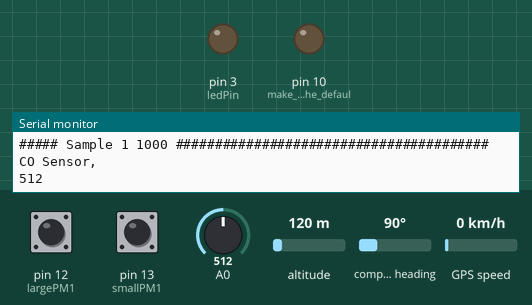
This sketch was run on a simulated Arduino Uno, built with avr-gcc and run on an emulated ATmega328P. Parts: output pins drawn as LEDs (lit = HIGH), the last lines printed to the serial monitor. Inputs (shaded band) come from the test bench; at power-on: A0 = 512, pin 12 (largePM1) HIGH, pin 13 (smallPM1) HIGH, altitude 120 m, compass heading 90°, GPS speed 0 km/h. Storage starts empty; the GPS gets a fix after 3 s at 37.7749, -122.4194 with 8 satellites.

Above: at 1.8 s.
1.9 s: A0 set to 716
At 4.2 s:
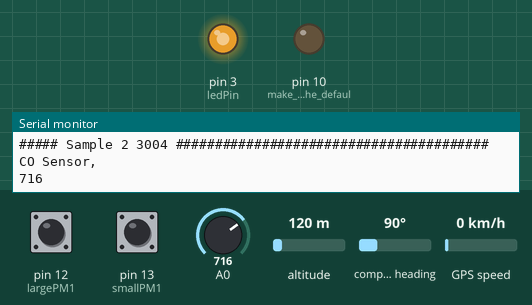
4.5 s: A0 set to 306
At 6.0 s:
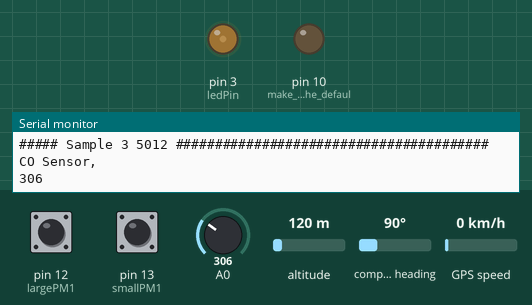
6.5 s: A0 set to 90
At 7.8 s:
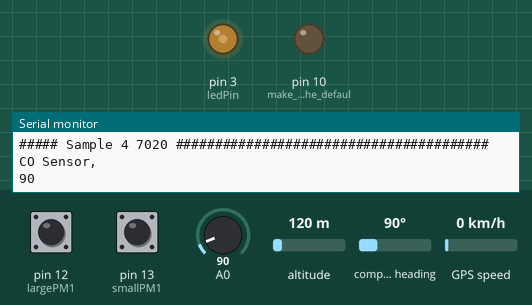
Timing chart, 0 to 9.5 s (numbered marks = the images above; inputs shaded):
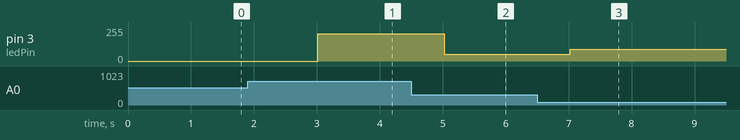

Measured:
- after the input at 1.9 s, pin 3 (ledPin): 0/255 → 204/255 after 1.1 s
- after the input at 4.5 s, pin 3 (ledPin): 204/255 → 50/255 after 0.52 s
- after the input at 6.5 s, pin 3 (ledPin): 50/255 → 90/255 after 0.53 s

The sketch:

gps_co_pm_sensorPackage.ino
```cpp
#include <SPI.h>
#include <Adafruit_GPS.h>
#include <SoftwareSerial.h>
#include <SD.h>
#include <avr/sleep.h>
#include <Wire.h>
#include <Adafruit_Sensor.h>


File logfile;
int const smallPM1 = 13;
int const largePM1 = 12;
long const sampleRate = 20;
long measurementCount = 0;
long smallPM1Count = 0;
long largePM1Count = 0;
long priorSampleTime = 0;
double smallPM1percentRunning;
double largePM1percentRunning;

#define chipSelect 10
#define ledPin 3             // tis conflicts when SD library is in use
#define GPSECHO  false       // Set GPSECHO to 'false' to turn off echoing the GPS data to the Serial console, Set to 'true' if you want to debug and listen to the raw GPS sentences
#define LOG_FIXONLY false     //set to true to only log to SD when GPS has a fix, for debugging, keep it false

// GPS Init
SoftwareSerial gps_Serial(8, 7);
Adafruit_GPS GPS(&gps_Serial);


void setup() {
  Serial.begin(115200);
  Serial.println(F("\r\nAir Quality Sensing Package Initializing"));
  pinMode(ledPin, OUTPUT);

  pinMode(10, OUTPUT);    // make sure that the default chip select pin is set to output, even if you don't use it:
  pinMode (smallPM1, INPUT);
  pinMode (largePM1, INPUT);

  sdCardInitialization();

  Serial.println(F("Initializing GPS..."));
  GPS.begin(9600);

  GPS.sendCommand(PMTK_SET_NMEA_OUTPUT_RMCGGA);      // uncomment this line to turn on RMC (recommended minimum) and GGA (fix data) including altitude
  //GPS.sendCommand(PMTK_SET_NMEA_OUTPUT_RMCONLY);   // uncomment this line to turn on only the "minimum recommended" data; For logging data, we don't suggest using anything but either RMC only or RMC+GGA to keep the log files at a reasonable size
  GPS.sendCommand(PMTK_SET_NMEA_UPDATE_1HZ);   // Set the update rate; 1 or 5 Hz update rate

  // Turn off updates on antenna status, if the firmware permits it
  // GPS.sendCommand(PGCMD_NOANTENNA);
  GPS.sendCommand(PGCMD_ANTENNA);

  // Ask for firmware version
  gps_Serial.println(PMTK_Q_RELEASE);

  Serial.println(F("Ready!"));
}


int lastMillis = 0;
int loopCount = 1;

void loop(void)
{
  gps_Serial.listen();
  char c = GPS.read();

  if (GPSECHO) {
     if (c)   Serial.print(c);
  }

  // if a sentence is received, we can check the checksum, parse it...
  if (GPS.newNMEAreceived()) {
    // a tricky thing here is if we print the NMEA sentence, or data we end up not listening and catching other sentences! so be very wary if using OUTPUT_ALLDATA and trying to print out data
    //Serial.println(GPS.lastNMEA());   // this also sets the newNMEAreceived() flag to false
    GPS.lastNMEA();

    if (!GPS.parse(GPS.lastNMEA()))  { // this also sets the newNMEAreceived() flag to false
      //Serial.println(F("Failed to parse GPS data"));
      return;  // we can fail to parse a sentence in which case we should just wait for another
    }

    // Sentence parsed!
    //Serial.println("OK");
    if (LOG_FIXONLY && !GPS.fix) {
        Serial.println("No Fix");
        return;
    }

    //Serial.println("Write to File");

    logfile.println(F("#####"));  // new data marker
    printHeader();

    char *stringptr = GPS.lastNMEA();
    uint8_t stringsize = strlen(stringptr);
    if (stringsize != logfile.write((uint8_t *)stringptr, stringsize))  {  //write the string to the SD file
      Serial.println(F("error with writing to SD"));
      //error(4);
    }
    else {
      logfile.println();
    }
    logGPSData();
    logCO();
    samplePMDetectors();         //sample particulate detectors for 2 seconds and update running Averages
    printRunningPMDataToSerial(); //print percentages to Serial
    logRunningPMDataToSerial();

    logfile.flush();
  }
}


void sdCardInitialization(void)
{
  // SD Card Init
  if (!SD.begin(chipSelect)) {
    Serial.println(F("SD Card init. failed!"));
    while(1);
  } else {
  Serial.println(F("SD Card init successful!"));
  }

  // File Init
  char filename[15];
  sprintf(filename, "/LOG00.txt");
  for (uint8_t i = 0; i < 100; i++) {
    filename[6] = '0' + i/10;
    filename[7] = '0' + i%10;
    if (! SD.exists(filename)) {          // create if does not exist, do not open existing, write, sync after write
      break;
    }
  }

  Serial.print(F("creating file: "));
  Serial.println(filename);
  logfile = SD.open(filename, FILE_WRITE);
  if( ! logfile ) {
    Serial.print(F("Couldnt create ")); Serial.println(filename);
    while(1);
  }
  Serial.print(F("Writing to ")); Serial.println(filename);
}


void logGPSData() {
  logfile.print(F("GPS1,20"));
  logfile.print(GPS.year, DEC); logfile.print(F(","));
  logfile.print(GPS.month, DEC); logfile.print(F(","));
  logfile.print(GPS.day, DEC);
  logfile.print(F(","));
  logfile.print(GPS.hour, DEC); logfile.print(F(","));
  logfile.print(GPS.minute, DEC); logfile.print(F(","));
  logfile.print(GPS.seconds, DEC); logfile.print(F(","));
  logfile.print(GPS.milliseconds);
  logfile.print(F(","));
  logfile.print(F("fix_")); logfile.print((int)GPS.fix);
  logfile.print(F(","));
  logfile.print(F("qual_")); logfile.print((int)GPS.fixquality);
  logfile.println();
  if (GPS.fix) {
    logfile.print(F("GPS2,"));
    logfile.print(GPS.latitude, 6); logfile.print(F(",")); logfile.print(GPS.lat);
    logfile.print(F(","));
    logfile.print(GPS.longitude, 6); logfile.print(F(",")); logfile.print(GPS.lon);
    logfile.print(F(",")); logfile.print(GPS.altitude);
    logfile.print(F(",")); logfile.print(GPS.speed);
    logfile.print(F(",")); logfile.print((int)GPS.satellites);
    logfile.println();
  }
}


void logCO(void)
{
  int reading = analogRead(A0);
  Serial.println("CO Sensor, "); Serial.println(reading);
  logfile.print(F("CO Sensor, "));
  logfile.print(reading);
  analogWrite(ledPin, reading);
  logfile.println();
  delay(10);
}


void samplePMDetectors() {
  for (int i = 0; i < 100; i++) {
    while (millis() - priorSampleTime < sampleRate) {
    }
    priorSampleTime = millis();
    measurementCount += 1;
    if (digitalRead(smallPM1) == 0) {
      smallPM1Count += 1;
    }
    if (digitalRead(largePM1) == 0) {
      largePM1Count += 1;
    }
  }
  //calculate running PM percentages
  smallPM1percentRunning = 100.0 * smallPM1Count / measurementCount;
  largePM1percentRunning = 100.0 * largePM1Count / measurementCount;
}


void timestampSerial() {
  Serial.print("Milliseconds since the program started: ");
  Serial.println(millis());
}

void printRunningPMDataToSerial() {
  Serial.println("Particulate Matter Data");
  Serial.print("Measurement Count:  ");
  Serial.println(measurementCount);
  Serial.print("Small PM detector 1: ");
  Serial.println(smallPM1percentRunning);
  Serial.print("Large PM detector 1: ");
  Serial.println(largePM1percentRunning);
  Serial.println();
}


void logRunningPMDataToSerial() {
  logfile.println("Particulate Matter Data");
  logfile.print("Measurement Count:  ");
  logfile.println(measurementCount);
  logfile.print("Small PM detector 1: ");
  logfile.println(smallPM1percentRunning);
  logfile.print("Large PM detector 1: ");
  logfile.println(largePM1percentRunning);
  logfile.println();
}


void printHeader() {
  Serial.print(F("##### Sample "));   // new data marker
  Serial.print(loopCount++);
  Serial.print(F(" "));
  Serial.print(millis());
  Serial.println(F(" ########################################"));
}
```
